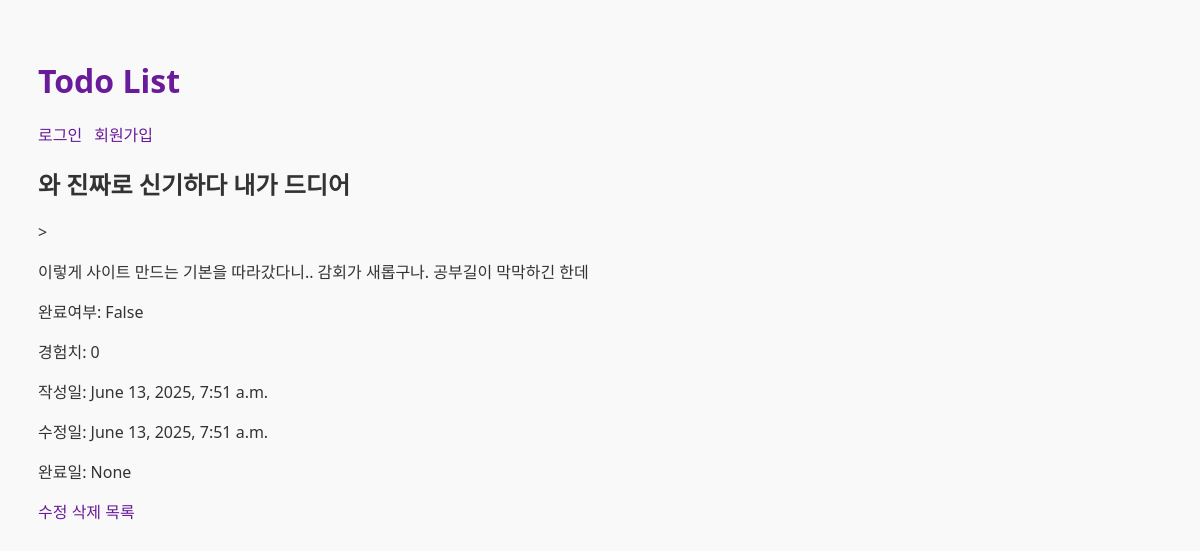
Screenshot of /todo/5 with the database file from the repository.
### todo/models.py (models this page shows, shortened)
class Todo(models.Model):
    name = models.CharField(max_length=100)
    description = models.TextField(blank=True)
    complete = models.BooleanField(default=False)
    exp = models.PositiveIntegerField(default=0)
    completed_at = models.DateTimeField(null=True, blank=True)
    created_at = models.DateTimeField(auto_now_add=True)
    updated_at = models.DateTimeField(auto_now=True)

### todo/views.py (the view)
# urls.py: path("<int:pk>", TodoDetailView.as_view(), name="detail"), #상세보기 id가 필요합니다.
class TodoDetailView(DetailView):
    model = Todo
    template_name = "todo/todo_detail.html"
    context_object_name = "todos"

### todo/templates/todo/todo_detail.html
{% extends "todo/base.html" %}
{% load static %}
{% block content %}
<h2>{{todos.name}}</h2>>
<p>{{todos.description}}</p>
<p>완료여부: {{ todos.complete }}</p>
<p>경험치: {{ todos.exp }}</p>
<p>작성일: {{ todos.created_at }}</p>
<p>수정일: {{ todos.updated_at }}</p>
<p>완료일: {{ todos.completed_at }}</p>
<a href="{% url 'todo:update' todos.pk %}">수정</a>
<a href="{% url 'todo:delete' todos.pk %}">삭제</a>
<a href="{% url 'todo:list' %}">목록</a>
{% endblock %}

### todo/static/todo/css/style.css (style rules this page uses)
body { font-family: "Segoe UI", sans-serif; background-color: #f9f9f9; padding: 30px; color: #333; }
a { text-decoration: none; color: #6a1b9a; transition: color 0.3s; }

### rows the page displays
Todo: name "와 진짜로 신기하다 내가 드디어", description "이렇게 사이트 만드는 기본을 따라갔다니.. 감회가 새롭구나. 공부길이 막막하긴 한데", complete "False", exp "0", created_at "June 13, 2025, 7:51 a.m.", updated_at "June 13, 2025, 7:51 a.m.", completed_at "None"
